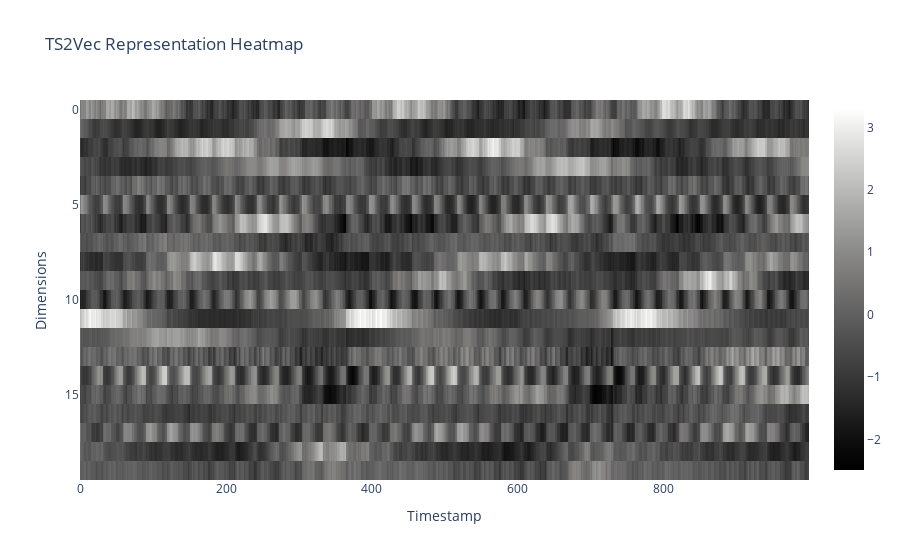

The code cell stored with this chart in its notebook:
### Code cell
px.imshow(
    test_repr.squeeze()[:1000].T,
    labels={"x": "Timestamp", "y": "Dimensions"},
    title="TS2Vec Representation Heatmap",
    aspect="auto",
    color_continuous_scale='gray'
)

### Figure 1 — Plotly figure (JSON) as saved in the notebook; plotly's stock layout.template omitted (floating-point values rounded to 4 significant figures; data arrays with more than 128 entries replaced by an {"elided": "..."} marker saying what was removed)
{"data": [{"coloraxis": "coloraxis", "hovertemplate": "Timestamp: %{x}<br>Dimensions: %{y}<br>color: %{z}<extra></extra>", "name": "0", "type": "heatmap", "xaxis": "x", "yaxis": "y", "z": {"elided": "20x1000 float values"}}], "layout": {"coloraxis": {"colorscale": [[0, "rgb(0, 0, 0)"], [0.09091, "rgb(16, 16, 16)"], [0.1818, "rgb(38, 38, 38)"], [0.2727, "rgb(59, 59, 59)"], [0.3636, "rgb(81, 80, 80)"], [0.4545, "rgb(102, 101, 101)"], [0.5455, "rgb(124, 123, 122)"], [0.6364, "rgb(146, 146, 145)"], [0.7273, "rgb(171, 171, 170)"], [0.8182, "rgb(197, 197, 195)"], [0.9091, "rgb(224, 224, 223)"], [1, "rgb(254, 254, 253)"]]}, "title": {"text": "TS2Vec Representation Heatmap"}, "xaxis": {"anchor": "y", "domain": [0, 1], "title": {"text": "Timestamp"}}, "yaxis": {"anchor": "x", "autorange": "reversed", "domain": [0, 1], "title": {"text": "Dimensions"}}}}
